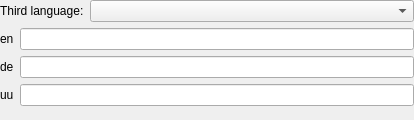
<?xml version="1.0" encoding="UTF-8"?>
<ui version="4.0">
 <class>QtExt::LanguageStringEditWidget3</class>
 <widget class="QWidget" name="QtExt::LanguageStringEditWidget3">
  <property name="geometry">
   <rect>
    <x>0</x>
    <y>0</y>
    <width>414</width>
    <height>120</height>
   </rect>
  </property>
  <property name="windowTitle">
   <string>Form</string>
  </property>
  <layout class="QGridLayout" name="gridLayout" columnstretch="0,1">
   <property name="leftMargin">
    <number>0</number>
   </property>
   <property name="topMargin">
    <number>0</number>
   </property>
   <property name="rightMargin">
    <number>0</number>
   </property>
   <property name="bottomMargin">
    <number>0</number>
   </property>
   <item row="0" column="0">
    <widget class="QLabel" name="labelLanguageSelection">
     <property name="text">
      <string>Third language:</string>
     </property>
    </widget>
   </item>
   <item row="0" column="1">
    <widget class="QComboBox" name="comboBoxThirdLanguage"/>
   </item>
   <item row="1" column="0" colspan="2">
    <layout class="QFormLayout" name="formLayout">
     <item row="0" column="0">
      <widget class="QLabel" name="labelEnglishLanguageCaption">
       <property name="text">
        <string>en</string>
       </property>
      </widget>
     </item>
     <item row="0" column="1">
      <widget class="QLineEdit" name="lineEditEnglish"/>
     </item>
     <item row="1" column="0">
      <widget class="QLabel" name="labelCurrentLanguageCaption">
       <property name="text">
        <string>de</string>
       </property>
      </widget>
     </item>
     <item row="1" column="1">
      <widget class="QLineEdit" name="lineEditCurrent"/>
     </item>
     <item row="2" column="0">
      <widget class="QLabel" name="labelThirdLanguageCaption">
       <property name="text">
        <string>uu</string>
       </property>
      </widget>
     </item>
     <item row="2" column="1">
      <widget class="QLineEdit" name="lineEdit3rdLanguage"/>
     </item>
    </layout>
   </item>
  </layout>
 </widget>
 <resources/>
 <connections/>
</ui>
